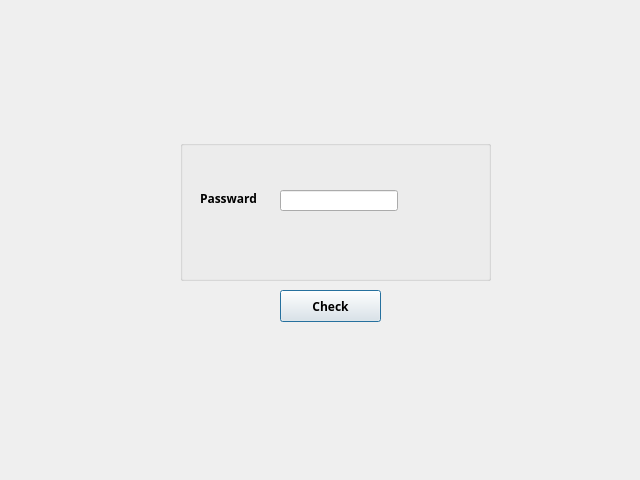
<?xml version="1.0" encoding="UTF-8"?>
<ui version="4.0">
 <class>linker_password</class>
 <widget class="QDialog" name="linker_password">
  <property name="geometry">
   <rect>
    <x>0</x>
    <y>0</y>
    <width>640</width>
    <height>480</height>
   </rect>
  </property>
  <property name="windowTitle">
   <string>Dialog</string>
  </property>
  <widget class="QGroupBox" name="groupBox">
   <property name="geometry">
    <rect>
     <x>180</x>
     <y>140</y>
     <width>311</width>
     <height>141</height>
    </rect>
   </property>
   <property name="title">
    <string/>
   </property>
   <widget class="QLabel" name="label">
    <property name="geometry">
     <rect>
      <x>20</x>
      <y>50</y>
      <width>58</width>
      <height>16</height>
     </rect>
    </property>
    <property name="font">
     <font>
      <family>Optima</family>
      <bold>true</bold>
     </font>
    </property>
    <property name="text">
     <string>Passward</string>
    </property>
   </widget>
   <widget class="QLineEdit" name="lineEdit_password">
    <property name="geometry">
     <rect>
      <x>100</x>
      <y>50</y>
      <width>118</width>
      <height>21</height>
     </rect>
    </property>
   </widget>
  </widget>
  <widget class="QPushButton" name="pushButton_check">
   <property name="geometry">
    <rect>
     <x>280</x>
     <y>290</y>
     <width>101</width>
     <height>32</height>
    </rect>
   </property>
   <property name="font">
    <font>
     <family>Optima</family>
     <bold>true</bold>
    </font>
   </property>
   <property name="text">
    <string>Check</string>
   </property>
  </widget>
 </widget>
 <resources/>
 <connections/>
</ui>
